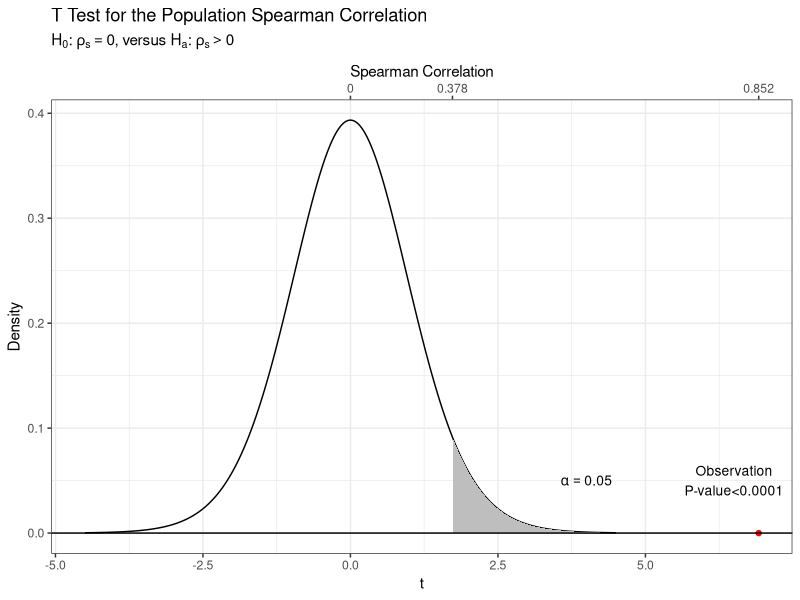
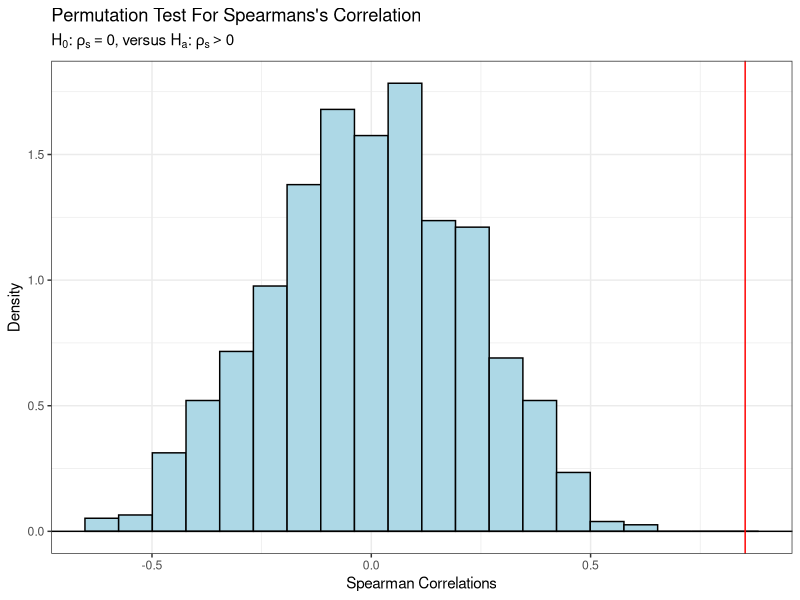

Generate these figures, in order, with R:
library("ggplot2")
library("gridExtra")
#################################################################################
#################################################################################
#### Spearman's Rank
#################################################################################
#################################################################################
filt.rate<-c(125.3,98.2,201.4,147.3,145.9,124.7,112.2,120.2,161.2,178.9,
             159.5,145.8,75.1,151.4,144.2,125,198.8,132.5,159.6,110.7)
moisture<-c(77.9,76.8,81.5,79.8,78.2,78.3,77.5,77,80.1,80.2,
            79.9,79,76.7,78.2,79.5,78.1,81.5,77,79,78.6)
#################################################################################
##hypothesis test       #########################################################
#################################################################################
#Press; Vettering; Teukolsky; Flannery (1992)
n<-length(filt.rate)
(r<-cor(filt.rate,moisture,method="spearman"))
(t.obs<-r*sqrt((n-2)/(1-r^2)))
pt(t.obs,df=n-2,lower.tail=FALSE)

#corrected
(r<-cor(filt.rate,moisture,method="spearman"))
r.adjusted<-1-((n^3-n)*(1-r)/6)/((n*(n^2-1))/6+1)
t.obs<-(r.adjusted / sqrt((1 - r.adjusted^2)/(n-2)))
pt(t.obs,df=n-2,lower.tail=FALSE)

#approximate unless for n<1290 (no ties)
cor.test(filt.rate,moisture,method="spearman",alternative="greater")
cor.test(filt.rate,moisture,method="spearman",alternative="greater",continuity = TRUE)

#################################
# Visualization
#################################
alpha<-0.05
ggdat<-data.frame(t=seq(-4.5,4.5,0.01),
                  f=dt(x=seq(-4.5,4.5,0.01),df=n-2))
ggdat.highlight<-data.frame(x=t.obs,y=0)

#Save the observations corresponding to t
#solving t=r*sqrt(18/(1-r^2)) for r yields: r = t/sqrt(t^2 + 18)
axis.labels<-round(c(0,qt(0.95,df=n-2)/sqrt(qt(0.95,df=n-2)^2 + (n-2)),r),3)

ggplot(data=ggdat,aes(x=t,y=f))+
  geom_line()+
  geom_ribbon(data=subset(ggdat,t>=qt(1-alpha,df=n-2)),aes(ymax=f),ymin=0,
              fill="grey",color=NA)+
  geom_ribbon(data=subset(ggdat,t>=abs(t.obs)),aes(ymax=f),ymin=0,
              fill="red",color=NA,alpha=0.25)+
  geom_point(data=ggdat.highlight,aes(x=x,y=y),color="red")+
  geom_hline(yintercept = 0)+
  theme_bw()+
  xlab("t")+
  ylab("Density")+
  ggtitle("T Test for the Population Spearman Correlation",
          subtitle=bquote(H[0]*":"~rho[s]==0*{", versus "*H[a]*":"~rho[s]>0}))+
  annotate("text", x=4, y=0.05,
           label= deparse(bquote(alpha==0.05)),parse=T,size=3.5)+ 
  annotate("text", x=6.5, y=0.05, label="Observation\nP-value<0.0001",size=3.5)+
  scale_x_continuous(sec.axis = sec_axis(~., 
                                         breaks=c(0,qt(1-alpha,n-1),t.obs),
                                         labels = axis.labels,name="Spearman Correlation"))

#################################
# Permutation test
#################################
spearman.perm.test <- function(x,y,R=1000,alternative="two.sided",supplyCorrs=FALSE){
  n = length(x) #length(x)=length(y)
  if(n!=length(y)){
    stop("\n `x' and `y' must have the same length")
  }
  r = cor(x,y,method="spearman") #sample correlation
  corrs<-rep(NA,R) #a place to store correlations on resampled
  for(i in 1:R){
    curr.samp<-sample(x=1:n,size=n,replace=FALSE) #randomly generate observations to sample
    corrs[i]<-cor(x,y[curr.samp],method="spearman") #save correlation for this sample
  }
  #calculate p-values as the proportion of correlations of resampled `more extreme` than observed
  if(alternative=="less"){
    p.value = sum(corrs <= r) / R 
  } else if(alternative=="greater"){
    p.value = sum(corrs >= r) / R
  } else{
    p.value = sum(abs(corrs) >= abs(r)) / R
  }
  if(supplyCorrs==TRUE){
    list(r=r,p.value=p.value,corrs=corrs)
  }else{
    list(r=r,p.value=p.value)
  }
}
perm.test<-spearman.perm.test(filt.rate,moisture,supplyCorrs=TRUE)
perm.test[1:2]

ggdat<-data.frame(corrs=perm.test$corrs)

ggplot(data=ggdat,aes(x=corrs))+
  geom_histogram(aes(y=..density..),
                 fill="lightblue",
                 color="black",
                 bins=20)+
  geom_hline(yintercept = 0)+
  geom_vline(xintercept=perm.test$r,color="red")+
  theme_bw()+
  xlab("Spearman Correlations")+
  ylab("Density")+
  ggtitle("Permutation Test For Spearmans's Correlation",
          subtitle=bquote(H[0]*":"~rho[s]==0*{", versus "*H[a]*":"~rho[s]>0}))

#################################################################################
##confidence interval   #########################################################
#################################################################################
#Bonett and Wright (2000). 
zr<-(1/2)*log((1+r)/(1-r))
zl<-zr-qnorm(0.925)*sqrt((1+r^2/2)/(20-3))
zu<-zr+qnorm(0.975)*sqrt((1+r^2/2)/(20-3))

(rl<-(exp(2*zl)-1)/(exp(2*zl)+1))
(ru<-(exp(2*zu)-1)/(exp(2*zu)+1))

cor.test(filt.rate,moisture,method="spearman")

###If data is not normal:
library("boot")
boot.spearman<-function(data,indices){
  d<-data[indices,]
  return(cor(d$filt.rate,d$moisture,method="spearman"))
}
boot.dat<-data.frame(filt.rate=filt.rate,moisture=moisture)
boot<-boot(boot.dat,R=1000,statistic=boot.spearman)
boot.ci(boot.out=boot,conf=0.95,type="perc")
